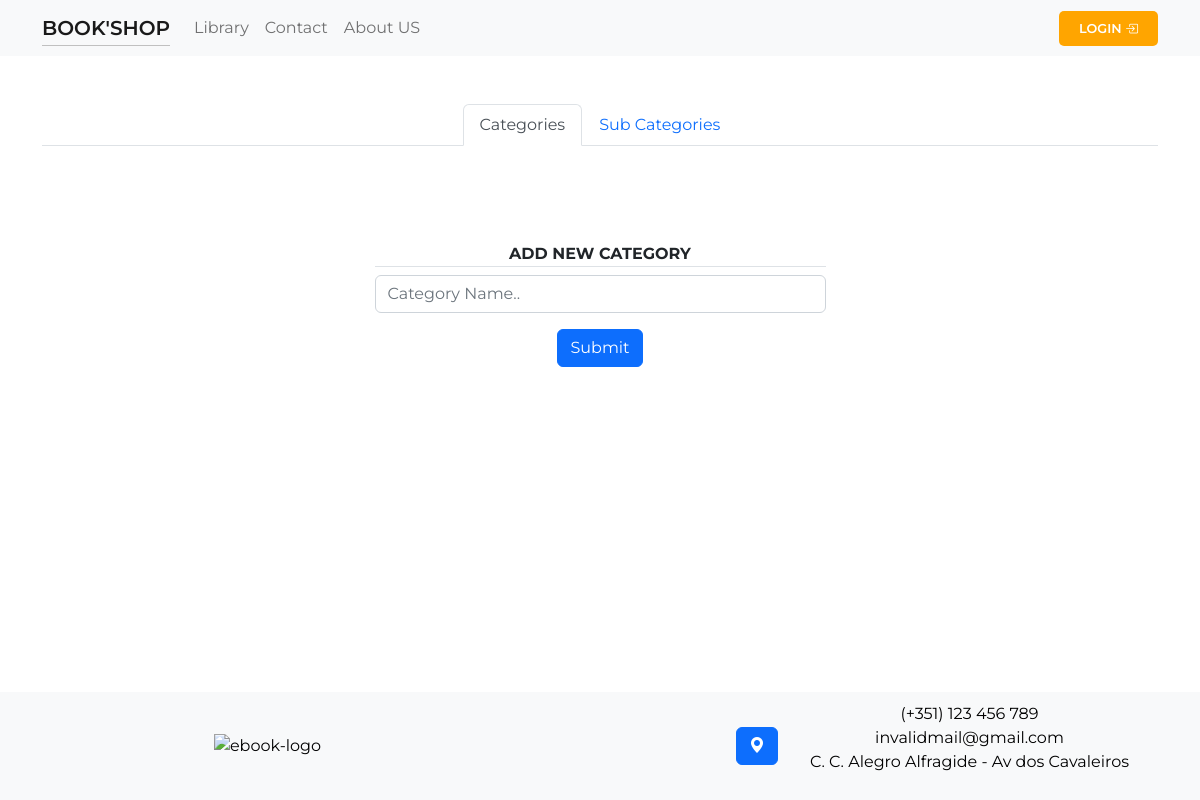
The app's page /pages/admin/pages/categories/category.php, older data.
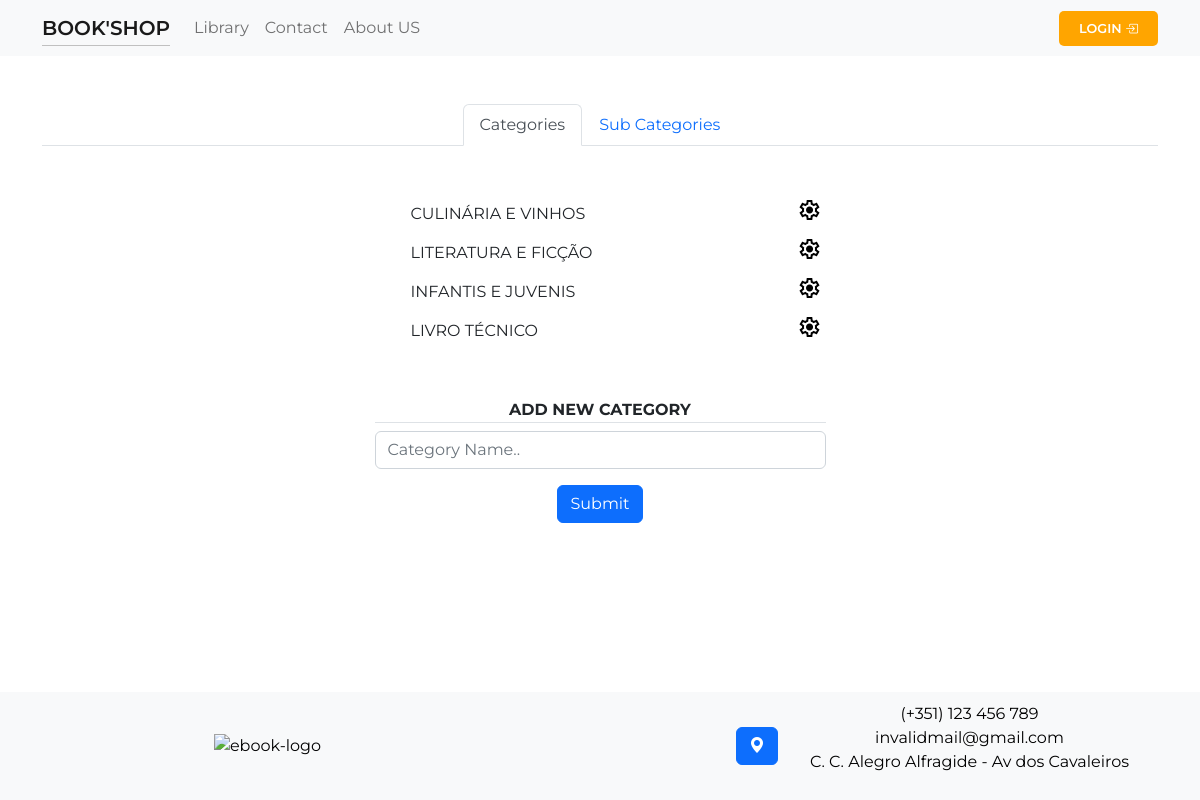
The same page, newer data.
### tables this page shows
CREATE TABLE `categories` (
  `ID` int(11) NOT NULL,
  `category_name` varchar(24) NOT NULL
);

### pages/admin/pages/categories/category.php (the view, shortened to what this page needs)
<?php
    require($_SERVER['DOCUMENT_ROOT'].'/shop/connection/database.php');
?>
<!DOCTYPE html>
<html lang="en">
    <?php
        require($_SERVER['DOCUMENT_ROOT'].'/shop/components/head.php');
    ?>
<body>
    <?php require($_SERVER['DOCUMENT_ROOT'].'/shop/components/navbar/navbar.php'); ?>
    <div class="container mt-5">
        <div class="row d-flex flex-column justify-content-center align-items-center text-center">
            <div class="col-lg-12">
                <ul class="nav nav-tabs justify-content-center">
                    <li class="nav-item">
                        <a class="menuButton menuCategory nav-link active" aria-current="page" href="#">Categories</a>
                    </li>
                    <li class="nav-item">
                        <a class="menuButton menuSubCategory nav-link" href="#">Sub Categories</a>
                    </li>
                </ul>
            </div>
            <div class="col-md-5 mt-5 addCategory active">
                <ul>
                    <?php
                        $formatQuery = "SELECT * FROM categories";
                        $executeQuery = mysqli_query($sql, $formatQuery);
                        if(mysqli_num_rows($executeQuery)) {
                            while($row = mysqli_fetch_array($executeQuery)) {
                                echo '
                                    <li class="d-flex justify-content-between align-items-center p-1">
                                        <span>'.$row['category_name'].'</span>
                                        <a id="removeBtn" href="./manage_category/edit_category.php?category_id='.$row['ID'].'">
                                            <span class="material-symbols-outlined">settings</span>
                                        </a>
                                    </li>
                                ';
                            }
                        }
                    ?>
                </ul>
                <form action="category.php" method="post" class="mt-5">
                    <div class="addNewCategory border-bottom text-uppercase"><b>add new category</b></div>
                    <div class="mb-3 mt-2">
                        <input type="text" name="newCategoryName" class="form-control" id="categoryNameInput" aria-describedby="categoryName" placeholder="Category Name.." required>
                    </div>
                    <button name="addNewCategory" type="submit" class="btn btn-primary">Submit</button>
                </form>
            </div>
        </div>
    </div>
    <?php require($_SERVER['DOCUMENT_ROOT'].'/shop/components/footer/footer.php'); ?>
</body>
</html>

Row changes from the older to the newer data that the page shows:
added categories: category_name "CULINÁRIA E VINHOS"
added categories: category_name "LITERATURA E FICÇÃO"
added categories: category_name "INFANTIS E JUVENIS"
added categories: category_name "LIVRO TÉCNICO"
